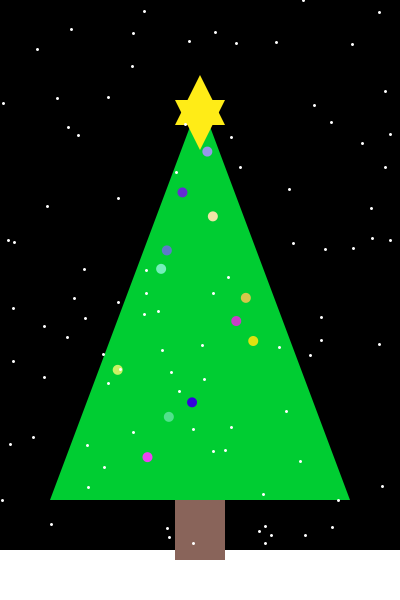
Frame 1 (no input)
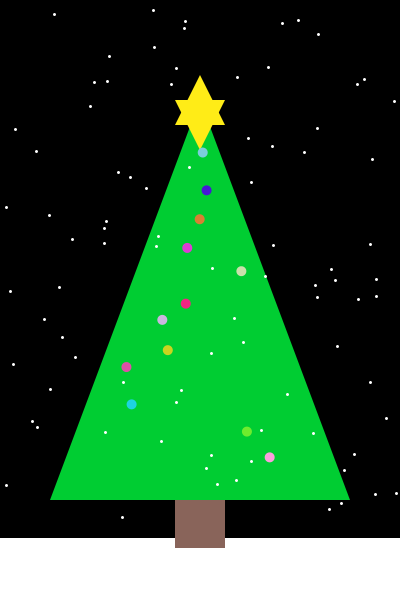
Frame 60 (the mouse pressed at the canvas centre just before this capture)
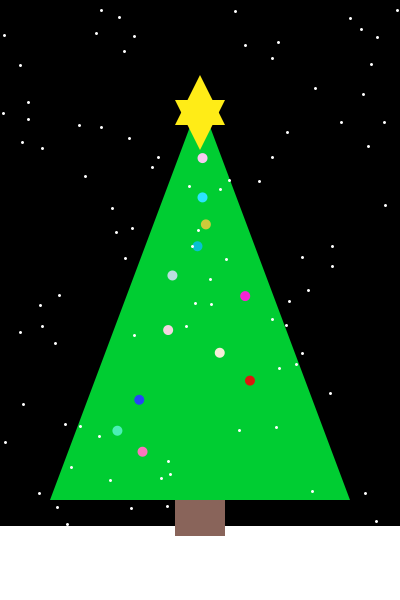
Frame 120 (the mouse held since frame 60 and released just before this capture)

The Processing sketch that drew these frames (run headless with seeded random() and noise(); from frame 60 on, the mouse is pressed at the canvas centre):

// Processing sketch: processing_48230
// ── processing_48230.pde



void setup()
{
  size(400, 600);

  smooth();
  noStroke();
}

void draw()
{
  background(0, 0, 0);
  frameRate(5);
  fill(0, 205, 50);
  triangle(50, 500, 350, 500, 200, 100);
  fill(255,255,255);     //background snow
  rect(0,(550-frameCount/5), width, (50+frameCount/5));

  fill(137, 100, 90);  //stump
  rect(175, 500, 50, 60);  
  
  fill(255, 255, 255);  //snow in front of stump
  rect(0,(560-frameCount/5),width,(frameCount/5)); 



  strokeWeight(1);

  // Star
  fill(255, 236, 23);
  triangle(200, 150, 175, 100, 225, 100);
  triangle(175, 125, 225, 125, 200, 75);

  // Lights
  fill(random(200, 255), random(255), random(255));
  ellipse(random(100, 300), random(440, 460), 10, 10);

  fill(random(0, 255), random(200, 255), random(255));
  ellipse(random(105, 295), random(415, 435), 10, 10);

  fill(random(0, 255), random(255), random(200, 255));
  ellipse(random(110, 290), random(390, 410), 10, 10);

  fill(random(200, 255), random(255), random(255));
  ellipse(random(115, 285), random(365, 385), 10, 10);

  fill(random(200, 255), random(200, 255), random(255));
  ellipse(random(120, 280), random(340, 360), 10, 10);

  fill(random(200, 255), random(255), random(200, 255));
  ellipse(random(130, 270), random(315, 335), 10, 10);

  fill(random(200, 255), random(255), random(255));
  ellipse(random(140, 260), random(290, 310), 10, 10);

  fill(random(0, 255), random(200, 255), random(255));
  ellipse(random(145, 255), random(265, 285), 10, 10);

  fill(random(0, 255), random(255), random(200, 255));
  ellipse(random(160, 240), random(240, 260), 10, 10);

  fill(random(200, 255), random(255), random(255));
  ellipse(random(175, 225), random(215, 235), 10, 10);

  fill(random(0, 255), random(255), random(200, 255));
  ellipse(random(180, 220), random(175, 200), 10, 10);

  fill(random(0, 255), random(255), random(200, 255));
  ellipse(random(190, 210), random(150, 160), 10, 10);

  // Snow
  stroke(255, 255, 255);
  strokeWeight(3);

  for (int i = 0; i < 10; i = i+1) 
  {
    for (int j=0; j<10; j=j+1)
    {
      point(random(i*40, (i+1)*40), random(height));
    }
  }



  noStroke();
}
